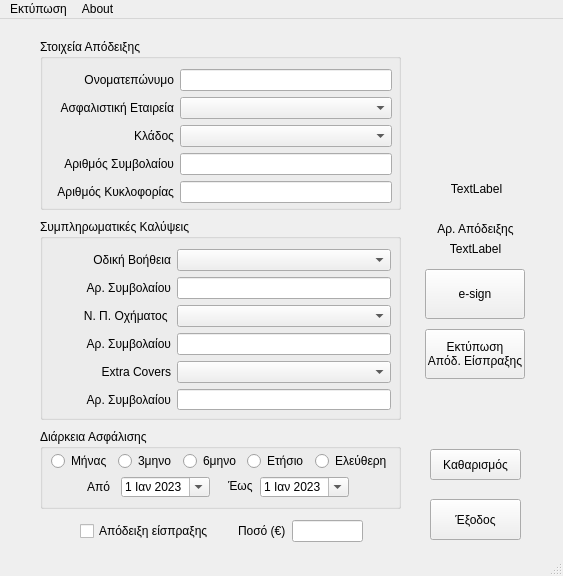
<?xml version="1.0" encoding="UTF-8"?>
<ui version="4.0">
 <class>MainWindow</class>
 <widget class="QMainWindow" name="MainWindow">
  <property name="geometry">
   <rect>
    <x>0</x>
    <y>0</y>
    <width>563</width>
    <height>576</height>
   </rect>
  </property>
  <property name="sizePolicy">
   <sizepolicy hsizetype="Fixed" vsizetype="Fixed">
    <horstretch>0</horstretch>
    <verstretch>0</verstretch>
   </sizepolicy>
  </property>
  <property name="windowTitle">
   <string>DOMINO Insurance - Απόδειξη Παραλαβής Ασφαλιστηρίου</string>
  </property>
  <property name="locale">
   <locale language="Greek" country="Greece"/>
  </property>
  <widget class="QWidget" name="centralwidget">
   <property name="sizePolicy">
    <sizepolicy hsizetype="Fixed" vsizetype="Fixed">
     <horstretch>0</horstretch>
     <verstretch>0</verstretch>
    </sizepolicy>
   </property>
   <widget class="QGroupBox" name="groupBox">
    <property name="geometry">
     <rect>
      <x>40</x>
      <y>200</y>
      <width>361</width>
      <height>201</height>
     </rect>
    </property>
    <property name="title">
     <string>Συμπληρωματικές Καλύψεις</string>
    </property>
    <widget class="QWidget" name="layoutWidget">
     <property name="geometry">
      <rect>
       <x>30</x>
       <y>30</y>
       <width>321</width>
       <height>161</height>
      </rect>
     </property>
     <layout class="QGridLayout" name="gridLayout_2">
      <item row="0" column="0">
       <widget class="QLabel" name="label_5">
        <property name="text">
         <string>Οδική Βοήθεια</string>
        </property>
        <property name="alignment">
         <set>Qt::AlignRight|Qt::AlignTrailing|Qt::AlignVCenter</set>
        </property>
       </widget>
      </item>
      <item row="0" column="1">
       <widget class="QComboBox" name="cmb_insurance_ra">
        <property name="editable">
         <bool>false</bool>
        </property>
       </widget>
      </item>
      <item row="1" column="0">
       <widget class="QLabel" name="label_6">
        <property name="text">
         <string>     Αρ. Συμβολαίου</string>
        </property>
        <property name="alignment">
         <set>Qt::AlignRight|Qt::AlignTrailing|Qt::AlignVCenter</set>
        </property>
       </widget>
      </item>
      <item row="1" column="1">
       <widget class="QLineEdit" name="lineedit_ra_policy"/>
      </item>
      <item row="2" column="0">
       <widget class="QLabel" name="label_7">
        <property name="text">
         <string>Ν. Π. Οχήματος </string>
        </property>
        <property name="alignment">
         <set>Qt::AlignRight|Qt::AlignTrailing|Qt::AlignVCenter</set>
        </property>
       </widget>
      </item>
      <item row="2" column="1">
       <widget class="QComboBox" name="cmb_insurance_legal">
        <property name="editable">
         <bool>false</bool>
        </property>
       </widget>
      </item>
      <item row="3" column="0">
       <widget class="QLabel" name="label_8">
        <property name="text">
         <string>Αρ. Συμβολαίου</string>
        </property>
        <property name="alignment">
         <set>Qt::AlignRight|Qt::AlignTrailing|Qt::AlignVCenter</set>
        </property>
       </widget>
      </item>
      <item row="3" column="1">
       <widget class="QLineEdit" name="lineedit_legal_policy"/>
      </item>
      <item row="4" column="0">
       <widget class="QLabel" name="label_13">
        <property name="text">
         <string>Extra Covers</string>
        </property>
        <property name="alignment">
         <set>Qt::AlignRight|Qt::AlignTrailing|Qt::AlignVCenter</set>
        </property>
       </widget>
      </item>
      <item row="4" column="1">
       <widget class="QComboBox" name="cmb_insurance_extra_covers"/>
      </item>
      <item row="5" column="0">
       <widget class="QLabel" name="label_14">
        <property name="text">
         <string>Αρ. Συμβολαίου</string>
        </property>
        <property name="alignment">
         <set>Qt::AlignRight|Qt::AlignTrailing|Qt::AlignVCenter</set>
        </property>
       </widget>
      </item>
      <item row="5" column="1">
       <widget class="QLineEdit" name="lineedit_extra_covers_policy"/>
      </item>
     </layout>
    </widget>
   </widget>
   <widget class="QGroupBox" name="groupBox_2">
    <property name="geometry">
     <rect>
      <x>40</x>
      <y>410</y>
      <width>361</width>
      <height>80</height>
     </rect>
    </property>
    <property name="title">
     <string>Διάρκεια Ασφάλισης</string>
    </property>
    <widget class="QWidget" name="layoutWidget">
     <property name="geometry">
      <rect>
       <x>11</x>
       <y>21</y>
       <width>341</width>
       <height>22</height>
      </rect>
     </property>
     <layout class="QHBoxLayout" name="horizontalLayout">
      <item>
       <widget class="QRadioButton" name="radio1">
        <property name="text">
         <string>Μήνας</string>
        </property>
        <attribute name="buttonGroup">
         <string notr="true">button_grp_length</string>
        </attribute>
       </widget>
      </item>
      <item>
       <widget class="QRadioButton" name="radio3">
        <property name="text">
         <string>3μηνο</string>
        </property>
        <attribute name="buttonGroup">
         <string notr="true">button_grp_length</string>
        </attribute>
       </widget>
      </item>
      <item>
       <widget class="QRadioButton" name="radio6">
        <property name="text">
         <string>6μηνο</string>
        </property>
        <property name="checked">
         <bool>false</bool>
        </property>
        <property name="autoExclusive">
         <bool>true</bool>
        </property>
        <attribute name="buttonGroup">
         <string notr="true">button_grp_length</string>
        </attribute>
       </widget>
      </item>
      <item>
       <widget class="QRadioButton" name="radio12">
        <property name="text">
         <string>Ετήσιο</string>
        </property>
        <attribute name="buttonGroup">
         <string notr="true">button_grp_length</string>
        </attribute>
       </widget>
      </item>
      <item>
       <widget class="QRadioButton" name="radio_free">
        <property name="text">
         <string>Ελεύθερη</string>
        </property>
        <attribute name="buttonGroup">
         <string notr="true">button_grp_length</string>
        </attribute>
       </widget>
      </item>
     </layout>
    </widget>
    <widget class="QDateEdit" name="date_start">
     <property name="geometry">
      <rect>
       <x>81</x>
       <y>48</y>
       <width>89</width>
       <height>20</height>
      </rect>
     </property>
     <property name="sizePolicy">
      <sizepolicy hsizetype="Fixed" vsizetype="Fixed">
       <horstretch>0</horstretch>
       <verstretch>0</verstretch>
      </sizepolicy>
     </property>
     <property name="buttonSymbols">
      <enum>QAbstractSpinBox::NoButtons</enum>
     </property>
     <property name="accelerated">
      <bool>true</bool>
     </property>
     <property name="minimumDate">
      <date>
       <year>2023</year>
       <month>1</month>
       <day>1</day>
      </date>
     </property>
     <property name="calendarPopup">
      <bool>true</bool>
     </property>
    </widget>
    <widget class="QDateEdit" name="date_end">
     <property name="geometry">
      <rect>
       <x>220</x>
       <y>48</y>
       <width>89</width>
       <height>20</height>
      </rect>
     </property>
     <property name="sizePolicy">
      <sizepolicy hsizetype="Fixed" vsizetype="Fixed">
       <horstretch>0</horstretch>
       <verstretch>0</verstretch>
      </sizepolicy>
     </property>
     <property name="frame">
      <bool>true</bool>
     </property>
     <property name="buttonSymbols">
      <enum>QAbstractSpinBox::NoButtons</enum>
     </property>
     <property name="accelerated">
      <bool>true</bool>
     </property>
     <property name="minimumDateTime">
      <datetime>
       <hour>0</hour>
       <minute>0</minute>
       <second>0</second>
       <year>2023</year>
       <month>1</month>
       <day>1</day>
      </datetime>
     </property>
     <property name="calendarPopup">
      <bool>true</bool>
     </property>
    </widget>
    <widget class="QLabel" name="label_10">
     <property name="geometry">
      <rect>
       <x>188</x>
       <y>49</y>
       <width>33</width>
       <height>16</height>
      </rect>
     </property>
     <property name="text">
      <string>Έως</string>
     </property>
    </widget>
    <widget class="QLabel" name="label_9">
     <property name="geometry">
      <rect>
       <x>47</x>
       <y>50</y>
       <width>25</width>
       <height>16</height>
      </rect>
     </property>
     <property name="text">
      <string>Από</string>
     </property>
    </widget>
   </widget>
   <widget class="QGroupBox" name="groupBox_3">
    <property name="geometry">
     <rect>
      <x>40</x>
      <y>20</y>
      <width>361</width>
      <height>171</height>
     </rect>
    </property>
    <property name="title">
     <string>Στοιχεία Απόδειξης</string>
    </property>
    <widget class="QWidget" name="layoutWidget">
     <property name="geometry">
      <rect>
       <x>11</x>
       <y>30</y>
       <width>341</width>
       <height>136</height>
      </rect>
     </property>
     <layout class="QGridLayout" name="gridLayout">
      <item row="0" column="0">
       <widget class="QLabel" name="label">
        <property name="text">
         <string>Ονοματεπώνυμο</string>
        </property>
        <property name="alignment">
         <set>Qt::AlignRight|Qt::AlignTrailing|Qt::AlignVCenter</set>
        </property>
       </widget>
      </item>
      <item row="0" column="1">
       <widget class="QLineEdit" name="lineedit_customer">
        <property name="inputMask">
         <string/>
        </property>
       </widget>
      </item>
      <item row="1" column="0">
       <widget class="QLabel" name="label_2">
        <property name="enabled">
         <bool>true</bool>
        </property>
        <property name="text">
         <string>Ασφαλιστική Εταιρεία</string>
        </property>
        <property name="alignment">
         <set>Qt::AlignRight|Qt::AlignTrailing|Qt::AlignVCenter</set>
        </property>
       </widget>
      </item>
      <item row="1" column="1">
       <widget class="QComboBox" name="cmb_insurance_company">
        <property name="editable">
         <bool>false</bool>
        </property>
       </widget>
      </item>
      <item row="2" column="0">
       <widget class="QLabel" name="label_3">
        <property name="text">
         <string>Κλάδος</string>
        </property>
        <property name="alignment">
         <set>Qt::AlignRight|Qt::AlignTrailing|Qt::AlignVCenter</set>
        </property>
       </widget>
      </item>
      <item row="2" column="1">
       <widget class="QComboBox" name="cmb_insurance_type"/>
      </item>
      <item row="3" column="0">
       <widget class="QLabel" name="label_4">
        <property name="text">
         <string>    Αριθμός Συμβολαίου</string>
        </property>
        <property name="alignment">
         <set>Qt::AlignRight|Qt::AlignTrailing|Qt::AlignVCenter</set>
        </property>
       </widget>
      </item>
      <item row="3" column="1">
       <widget class="QLineEdit" name="lineedit_policy"/>
      </item>
      <item row="4" column="0">
       <widget class="QLabel" name="label_16">
        <property name="text">
         <string>Αριθμός Κυκλοφορίας</string>
        </property>
        <property name="alignment">
         <set>Qt::AlignRight|Qt::AlignTrailing|Qt::AlignVCenter</set>
        </property>
       </widget>
      </item>
      <item row="4" column="1">
       <widget class="QLineEdit" name="lineedit_plate"/>
      </item>
     </layout>
    </widget>
   </widget>
   <widget class="QLabel" name="label_11">
    <property name="geometry">
     <rect>
      <x>420</x>
      <y>40</y>
      <width>111</width>
      <height>111</height>
     </rect>
    </property>
    <property name="text">
     <string/>
    </property>
    <property name="pixmap">
     <pixmap>resource/domino_logo.png</pixmap>
    </property>
    <property name="scaledContents">
     <bool>true</bool>
    </property>
   </widget>
   <widget class="QLabel" name="label_12">
    <property name="geometry">
     <rect>
      <x>430</x>
      <y>200</y>
      <width>91</width>
      <height>20</height>
     </rect>
    </property>
    <property name="text">
     <string>Αρ. Απόδειξης</string>
    </property>
    <property name="alignment">
     <set>Qt::AlignCenter</set>
    </property>
   </widget>
   <widget class="QLabel" name="lbl_date">
    <property name="geometry">
     <rect>
      <x>426</x>
      <y>160</y>
      <width>101</width>
      <height>20</height>
     </rect>
    </property>
    <property name="text">
     <string>TextLabel</string>
    </property>
    <property name="alignment">
     <set>Qt::AlignCenter</set>
    </property>
   </widget>
   <widget class="QLabel" name="lbl_receipt_number">
    <property name="geometry">
     <rect>
      <x>430</x>
      <y>220</y>
      <width>91</width>
      <height>20</height>
     </rect>
    </property>
    <property name="sizePolicy">
     <sizepolicy hsizetype="Expanding" vsizetype="Preferred">
      <horstretch>0</horstretch>
      <verstretch>0</verstretch>
     </sizepolicy>
    </property>
    <property name="text">
     <string>TextLabel</string>
    </property>
    <property name="alignment">
     <set>Qt::AlignCenter</set>
    </property>
   </widget>
   <widget class="QPushButton" name="btn_print">
    <property name="geometry">
     <rect>
      <x>425</x>
      <y>310</y>
      <width>100</width>
      <height>50</height>
     </rect>
    </property>
    <property name="text">
     <string>Εκτύπωση
Απόδ. Είσπραξης</string>
    </property>
   </widget>
   <widget class="QPushButton" name="btn_exit">
    <property name="geometry">
     <rect>
      <x>430</x>
      <y>480</y>
      <width>91</width>
      <height>41</height>
     </rect>
    </property>
    <property name="text">
     <string>Έξοδος</string>
    </property>
   </widget>
   <widget class="QPushButton" name="btn_reset">
    <property name="geometry">
     <rect>
      <x>430</x>
      <y>430</y>
      <width>91</width>
      <height>31</height>
     </rect>
    </property>
    <property name="text">
     <string>Καθαρισμός</string>
    </property>
   </widget>
   <widget class="QWidget" name="layoutWidget">
    <property name="geometry">
     <rect>
      <x>80</x>
      <y>500</y>
      <width>283</width>
      <height>24</height>
     </rect>
    </property>
    <layout class="QHBoxLayout" name="horizontalLayout_3">
     <item>
      <widget class="QCheckBox" name="chk_money_receipt">
       <property name="text">
        <string>Απόδειξη είσπραξης</string>
       </property>
      </widget>
     </item>
     <item>
      <spacer name="horizontalSpacer_2">
       <property name="orientation">
        <enum>Qt::Horizontal</enum>
       </property>
       <property name="sizeType">
        <enum>QSizePolicy::Minimum</enum>
       </property>
       <property name="sizeHint" stdset="0">
        <size>
         <width>18</width>
         <height>20</height>
        </size>
       </property>
      </spacer>
     </item>
     <item>
      <widget class="QLabel" name="label_15">
       <property name="text">
        <string>Ποσό (€)</string>
       </property>
      </widget>
     </item>
     <item>
      <widget class="QLineEdit" name="lineedit_amount">
       <property name="locale">
        <locale language="Greek" country="Greece"/>
       </property>
       <property name="inputMask">
        <string/>
       </property>
       <property name="alignment">
        <set>Qt::AlignRight|Qt::AlignTrailing|Qt::AlignVCenter</set>
       </property>
      </widget>
     </item>
    </layout>
   </widget>
   <widget class="QPushButton" name="btn_e_sign">
    <property name="geometry">
     <rect>
      <x>425</x>
      <y>250</y>
      <width>100</width>
      <height>50</height>
     </rect>
    </property>
    <property name="text">
     <string>e-sign</string>
    </property>
   </widget>
  </widget>
  <widget class="QMenuBar" name="menubar">
   <property name="geometry">
    <rect>
     <x>0</x>
     <y>0</y>
     <width>563</width>
     <height>21</height>
    </rect>
   </property>
   <widget class="QMenu" name="menu">
    <property name="title">
     <string>Εκτύπωση</string>
    </property>
    <addaction name="action_tray1"/>
    <addaction name="separator"/>
    <addaction name="action_quick_receipt"/>
   </widget>
   <widget class="QMenu" name="menuAbout">
    <property name="title">
     <string>About</string>
    </property>
    <addaction name="action_version"/>
   </widget>
   <addaction name="menu"/>
   <addaction name="menuAbout"/>
  </widget>
  <widget class="QStatusBar" name="statusbar"/>
  <action name="action_tray1">
   <property name="checkable">
    <bool>true</bool>
   </property>
   <property name="text">
    <string>Χρήση Tray 1</string>
   </property>
   <property name="toolTip">
    <string>Χρήση μόνο του Tray 1</string>
   </property>
  </action>
  <action name="action_quick_receipt">
   <property name="text">
    <string>Εκτύπωση Εγγράφων</string>
   </property>
   <property name="toolTip">
    <string>Εκτύπωση απόδειξης παραλαβής και είσπραξης</string>
   </property>
  </action>
  <action name="action_version">
   <property name="text">
    <string>Version</string>
   </property>
  </action>
 </widget>
 <tabstops>
  <tabstop>lineedit_customer</tabstop>
  <tabstop>cmb_insurance_company</tabstop>
  <tabstop>cmb_insurance_type</tabstop>
  <tabstop>lineedit_policy</tabstop>
  <tabstop>lineedit_plate</tabstop>
  <tabstop>cmb_insurance_ra</tabstop>
  <tabstop>lineedit_ra_policy</tabstop>
  <tabstop>cmb_insurance_legal</tabstop>
  <tabstop>lineedit_legal_policy</tabstop>
  <tabstop>cmb_insurance_extra_covers</tabstop>
  <tabstop>lineedit_extra_covers_policy</tabstop>
  <tabstop>radio1</tabstop>
  <tabstop>radio3</tabstop>
  <tabstop>radio6</tabstop>
  <tabstop>radio12</tabstop>
  <tabstop>radio_free</tabstop>
  <tabstop>date_start</tabstop>
  <tabstop>date_end</tabstop>
  <tabstop>chk_money_receipt</tabstop>
  <tabstop>lineedit_amount</tabstop>
  <tabstop>btn_print</tabstop>
  <tabstop>btn_e_sign</tabstop>
  <tabstop>btn_reset</tabstop>
  <tabstop>btn_exit</tabstop>
 </tabstops>
 <resources>
  <include location="resource/resources.qrc"/>
 </resources>
 <connections/>
 <buttongroups>
  <buttongroup name="button_grp_length">
   <property name="exclusive">
    <bool>true</bool>
   </property>
  </buttongroup>
 </buttongroups>
</ui>
